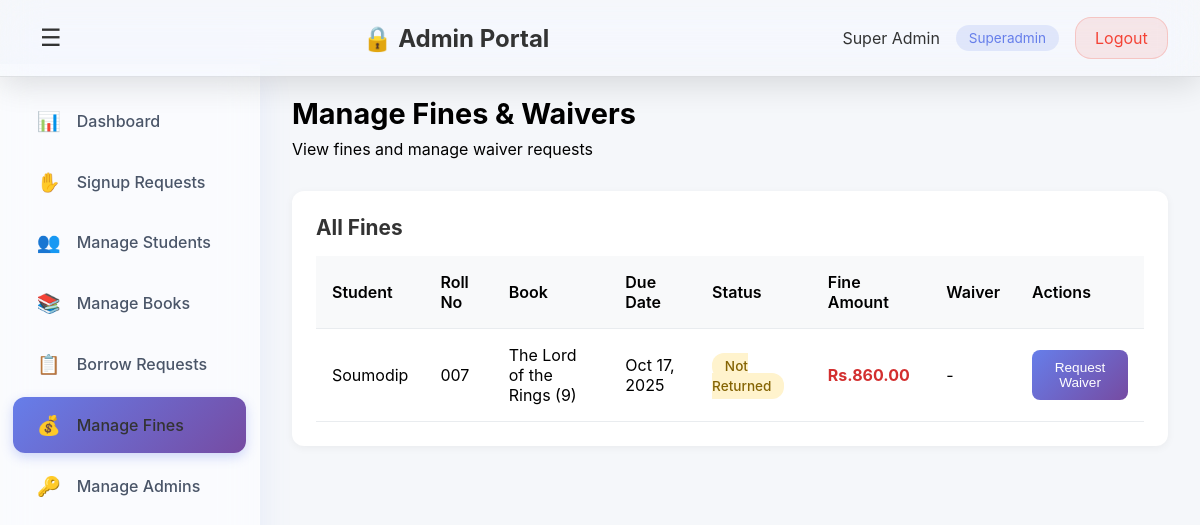
/admin-portal/fines/ (signed in), run on the app's committed database.
### lms_app/models.py (models this page shows, shortened)
class Admin(models.Model):
    email = models.EmailField(unique=True)
    name = models.CharField(max_length=100)
    department = models.CharField(max_length=100, blank=True, null=True)
    designation = models.CharField(max_length=100, blank=True, null=True)
    password = models.CharField(max_length=255)
    role = models.CharField(max_length=20, choices=ROLE_CHOICES, default='officer')
    is_active = models.BooleanField(default=True)
    created_at = models.DateTimeField(auto_now_add=True)

class Borrow(models.Model):
    student = models.ForeignKey(Student, on_delete=models.CASCADE)
    user = models.ForeignKey(User, on_delete=models.CASCADE, null=True, blank=True)
    book = models.ForeignKey(Book, on_delete=models.CASCADE)
    borrow_date = models.DateField(auto_now_add=True)
    expected_return_date = models.DateField(null=True, blank=True)
    return_date = models.DateField(null=True, blank=True)
    status = models.CharField(max_length=10, choices=STATUS_CHOICES, default='pending')
    is_approved = models.BooleanField(default=False)
    is_returned = models.BooleanField(default=False)
    message = models.CharField(max_length=255, blank=True)
    fine_amount = models.DecimalField(max_digits=10, decimal_places=2, default=0.00)
    reject_reason = models.TextField(blank=True, null=True, help_text='Reason for rejection')
    def calculate_fine(self):
        if self.expected_return_date and not self.is_returned:
            from datetime import date
            from decimal import Decimal
            today = date.today()
            if today > self.expected_return_date:
                overdue_days = (today - self.expected_return_date).days
                gross_fine = Decimal(overdue_days) * self.book.fine_rate
                total_waived = sum(
                    (w.waived_amount for w in self.waivers.filter(status='approved')),
                    Decimal('0.00'),
                )
                return max(gross_fine - total_waived, Decimal('0.00'))
        return Decimal('0.00')

class Student(models.Model):
    user = models.OneToOneField(User, on_delete=models.CASCADE)
    roll_no = models.CharField(max_length=20, unique=True)
    branch = models.CharField(max_length=50)
    name = models.CharField(max_length=100, blank=True, null=True)
    phone_number = models.CharField(max_length=15, blank=True, null=True)
    status = models.CharField(max_length=20, choices=STUDENT_STATUS_CHOICES, default='pending')
    status_reason = models.TextField(blank=True, null=True, help_text='Reason for rejection or disabling')

class Book(models.Model):
    title = models.CharField(max_length=200)
    author = models.CharField(max_length=200)
    isbn = models.CharField(max_length=13, unique=True)
    quantity = models.IntegerField(default=1)
    category = models.CharField(max_length=100, default='dummy')
    department = models.CharField(max_length=100, default='dummy')
    language = models.CharField(max_length=50, default='English')
    fine_rate = models.DecimalField(max_digits=10, decimal_places=2, default=5.00, help_text='Fine per day in rupees (₹)')

### lms_app/views.py (the view)
# urls.py: path('admin-portal/fines/', views.admin_manage_fines_view, name='admin_manage_fines'),
@admin_login_required
def admin_manage_fines_view(request):
    from django.db.models import Sum, Q
    borrows_with_fines = Borrow.objects.filter(
        Q(fine_amount__gt=0) | Q(status='approved', is_returned=False, expected_return_date__lt=timezone.now().date())
    ).select_related('student', 'student__user', 'book').order_by('-borrow_date')
    for borrow in borrows_with_fines:
        if not borrow.is_returned and borrow.expected_return_date and borrow.expected_return_date < timezone.now().date():
            borrow.live_fine = borrow.calculate_fine()
        else:
            borrow.live_fine = float(borrow.fine_amount)
        borrow.active_waiver = borrow.waivers.filter(status='pending').first()
        borrow.approved_waiver = borrow.waivers.filter(status='approved').first()
    pending_waivers = FineWaiver.objects.filter(status='pending').select_related(
        'borrow', 'borrow__student', 'borrow__book', 'requested_by'
    ).order_by('-created_at')
    context = {
        'admin': request.admin,
        'borrows_with_fines': borrows_with_fines,
        'pending_waivers': pending_waivers,
    }
    return render(request, 'admin_fines.html', context)

### lms_app/views.py (called while the page is built)
def admin_login_required(view_func):
    @wraps(view_func)
    def wrapper(request, *args, **kwargs):
        admin_id = request.session.get('admin_id')
        if not admin_id:
            messages.error(request, 'Please login to access this page.')
            return redirect('admin_login')
        try:
            admin = Admin.objects.get(id=admin_id, is_active=True)
            request.admin = admin
        except Admin.DoesNotExist:
            del request.session['admin_id']
            messages.error(request, 'Session expired. Please login again.')
            return redirect('admin_login')
        return view_func(request, *args, **kwargs)
    return wrapper

### lms_app/templates/admin_fines.html (shortened to what this page needs)
<!DOCTYPE html>
<html lang="en">
<head>
</head>
<body>
    <nav class="navbar">
        <button class="sidebar-toggle" id="sidebarToggle" onclick="toggleSidebar()">&#9776;</button>
        <h1>&#128274; Admin Portal</h1>
        <div class="user-info">
            <span>{{ admin.name }}</span>
            <span class="role-badge">{{ admin.get_role_display }}</span>
            <a href="{% url 'admin_logout' %}" class="logout-btn">Logout</a>
        </div>
    </nav>
    <div class="container">
        <aside class="sidebar">
            <ul class="sidebar-menu">
                <li><a href="{% url 'admin_dashboard' %}"><span class="icon">&#128202;</span><span class="label">Dashboard</span></a></li>
                <li><a href="{% url 'admin_signup_requests' %}"><span class="icon">&#9995;</span><span class="label">Signup Requests</span></a></li>
                <li><a href="{% url 'admin_manage_students' %}"><span class="icon">&#128101;</span><span class="label">Manage Students</span></a></li>
                <li><a href="{% url 'admin_manage_books' %}"><span class="icon">&#128218;</span><span class="label">Manage Books</span></a></li>
                <li><a href="{% url 'admin_borrow_requests' %}"><span class="icon">&#128203;</span><span class="label">Borrow Requests</span></a></li>
                <li><a href="{% url 'admin_manage_fines' %}" class="active"><span class="icon">&#128176;</span><span class="label">Manage Fines</span></a></li>
                {% if admin.role == 'superadmin' %}
                <li><a href="{% url 'admin_manage_admins' %}"><span class="icon">&#128273;</span><span class="label">Manage Admins</span></a></li>
                {% endif %}
            </ul>
        </aside>
        <main class="main-content">
            <div class="page-header">
                <h2>Manage Fines & Waivers</h2>
                <p>View fines and manage waiver requests</p>
            </div>
            <div class="card">
                <h3>All Fines</h3>
                <table class="table">
                    <thead>
                        <tr>
                            <th>Student</th>
                            <th>Roll No</th>
                            <th>Book</th>
                            <th>Due Date</th>
                            <th>Status</th>
                            <th>Fine Amount</th>
                            <th>Waiver</th>
                            <th>Actions</th>
                        </tr>
                    </thead>
                    <tbody>
                        {% for borrow in borrows_with_fines %}
                        <tr>
                            <td>{{ borrow.student.name|default:borrow.student.roll_no }}</td>
                            <td>{{ borrow.student.roll_no }}</td>
                            <td>{{ borrow.book.title }}</td>
                            <td>{{ borrow.expected_return_date|date:"M d, Y"|default:"-" }}</td>
                            <td>
                                {% if borrow.is_returned %}
                                <span class="badge badge-approved">Returned</span>
                                {% else %}
                                <span class="badge badge-pending">Not Returned</span>
                                {% endif %}
                            </td>
                            <td class="fine-amount">Rs.{{ borrow.live_fine|floatformat:2 }}</td>
                            <td>
                                {% if borrow.approved_waiver %}
                                <span class="waived-badge">Waived Rs.{{ borrow.approved_waiver.waived_amount }}</span>
                                {% elif borrow.active_waiver %}
                                <span class="badge badge-pending">Pending</span>
                                {% else %}
                                -
                                {% endif %}
                            </td>
                            <td>
                                {% if not borrow.active_waiver and borrow.live_fine > 0 %}
                                <button class="btn-primary" onclick="openWaiverModal({{ borrow.id }}, '{{ borrow.book.title|escapejs }}', '{{ borrow.student.roll_no|escapejs }}', {{ borrow.live_fine|floatformat:2 }})">Request Waiver</button>
                                {% elif borrow.active_waiver %}
                                <span style="color: #856404; font-size: 0.85rem;">Waiver Pending</span>
                                {% else %}
                                -
                                {% endif %}
                            </td>
                        </tr>
                        {% empty %}
                        <tr>
                            <td colspan="8" style="text-align: center; color: #999;">No fines recorded</td>
                        </tr>
                        {% endfor %}
                    </tbody>
                </table>
            </div>
        </main>
    </div>
</body>
</html>

### lms_app/templates/admin_fines.html (style rules this page uses)
* { margin: 0; padding: 0; box-sizing: border-box; }
body { font-family: -apple-system, BlinkMacSystemFont, 'Segoe UI', Roboto, sans-serif; background: #f5f7fa; }
.navbar { background: rgba(255, 255, 255, 0.1); backdrop-filter: blur(20px) saturate(180%); border-bottom: 1px solid rgba(0, 0, 0, 0.1); color: #333; padding: 1rem 2rem; box-shadow: 0 8px 32px rgba(0, 0, 0, 0.12); position: fixed; top: 0; left: 0; right: 0; z-index: 100; display: flex; justify-content: space-between; align-items: center; }
.navbar h1 { font-size: 1.5rem; }
.sidebar-toggle { background: none; border: none; color: #333; font-size: 1.5rem; cursor: pointer; padding: 0.5rem; display: flex; align-items: center; transition: transform 0.3s ease; }
.user-info { display: flex; align-items: center; gap: 1rem; }
.role-badge { background: rgba(102, 126, 234, 0.15); color: #667eea; padding: 0.3rem 0.8rem; border-radius: 20px; font-size: 0.85rem; }
.logout-btn { background: rgba(244, 67, 54, 0.1); color: #f44336; border: 1px solid rgba(244, 67, 54, 0.2); padding: 0.6rem 1.2rem; border-radius: 16px; cursor: pointer; text-decoration: none; display: inline-block; transition: all 0.3s cubic-bezier(0.4, 0, 0.2, 1); }
.container { display: flex; margin-top: 64px; min-height: calc(100vh - 64px); }
.sidebar { width: 260px; background: rgba(255, 255, 255, 0.5); backdrop-filter: blur(20px) saturate(180%); box-shadow: 0 8px 32px rgba(102, 126, 234, 0.1); position: fixed; height: calc(100vh - 64px); overflow-y: auto; transition: all 0.4s cubic-bezier(0.4, 0, 0.2, 1); border-right: 1px solid rgba(255, 255, 255, 0.3); }
.sidebar-menu { list-style: none; padding: 1.5rem 0; }
.sidebar-menu li { margin: 0.3rem 0; }
.sidebar-menu a { display: flex; align-items: center; gap: 1rem; padding: 1rem 1.5rem; margin: 0 0.8rem; color: #4a5568; text-decoration: none; transition: all 0.3s cubic-bezier(0.4, 0, 0.2, 1); border-radius: 12px; font-weight: 500; position: relative; white-space: nowrap; }
.sidebar-menu a.active { background: linear-gradient(135deg, #667eea 0%, #764ba2 100%); color: #333; box-shadow: 0 4px 12px rgba(102, 126, 234, 0.3); }
.icon { font-size: 1.2rem; min-width: 1.2rem; display: inline-flex; justify-content: center; }
.main-content { margin-left: 260px; flex: 1; padding: 2rem; transition: margin-left 0.4s cubic-bezier(0.4, 0, 0.2, 1); }
.page-header { margin-bottom: 2rem; }
.page-header h2 { font-size: 1.8rem; margin-bottom: 0.5rem; }
.card { background: white; padding: 1.5rem; border-radius: 12px; box-shadow: 0 2px 8px rgba(0, 0, 0, 0.05); margin-bottom: 2rem; }
.card h3 { margin-bottom: 1rem; font-size: 1.3rem; color: #333; }
.table { width: 100%; border-collapse: collapse; }
.table th, .table td { padding: 1rem; text-align: left; border-bottom: 1px solid #e9ecef; }
.table th { background: #f8f9fa; font-weight: 600; }
.badge { padding: 0.3rem 0.8rem; border-radius: 12px; font-size: 0.85rem; font-weight: 500; }
.badge-pending { background: #fff3cd; color: #856404; }
.btn-primary { background: linear-gradient(135deg, #667eea 0%, #764ba2 100%); color: white; border: none; padding: 0.6rem 1rem; border-radius: 8px; cursor: pointer; font-weight: 500; font-size: 0.85rem; }
.fine-amount { color: #d32f2f; font-weight: 700; font-size: 1rem; }

### data on the page
Admin: name "Super Admin", role "Superadmin"
Borrow: student.name "Soumodip", student.roll_no "007", book "The Lord of the Rings (9)", expected_return_date "Oct 17, 2025", is_returned "Not Returned", live_fine "860.00"
